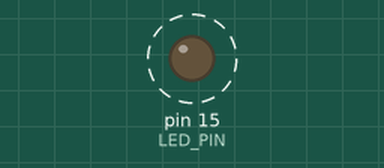
Bench run of a sketch on a simulated Arduino Uno, built with avr-gcc and run on an emulated ATmega328P. On the bench: output pins drawn as LEDs (lit = HIGH). Dashed ring = blinking. What the sketch prints to the serial monitor is not drawn.

Above: at 0.5 s.
Timing chart, 0 to 4.6 s (numbered marks = the images above):
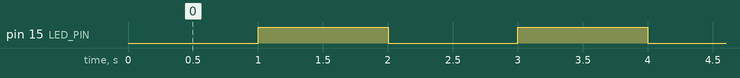

The sketch:

B4.ino
```cpp
const int LED_PIN = 15;
const long PERIODO = 1000;

unsigned long marcaTiempo = 0;
bool luzEncendida = false;

void setup() {
  pinMode(LED_PIN, OUTPUT);
  Serial.begin(115200);
  Serial.println("--- B4: Control de LED no bloqueante ---");
}

void loop() {
  unsigned long ahora = millis();

  if (ahora - marcaTiempo >= PERIODO) {
    marcaTiempo = ahora;
    luzEncendida = !luzEncendida;
    digitalWrite(LED_PIN, luzEncendida);

    Serial.print("Estado del LED -> ");
    Serial.println(luzEncendida ? "ON" : "OFF");
  }

  // El loop sigue libre para otras tareas mientras espera
}
```

Measured:
- by itself, pin 15 (LED_PIN): alternates HIGH for 1.0 s and LOW for 1.0 s
